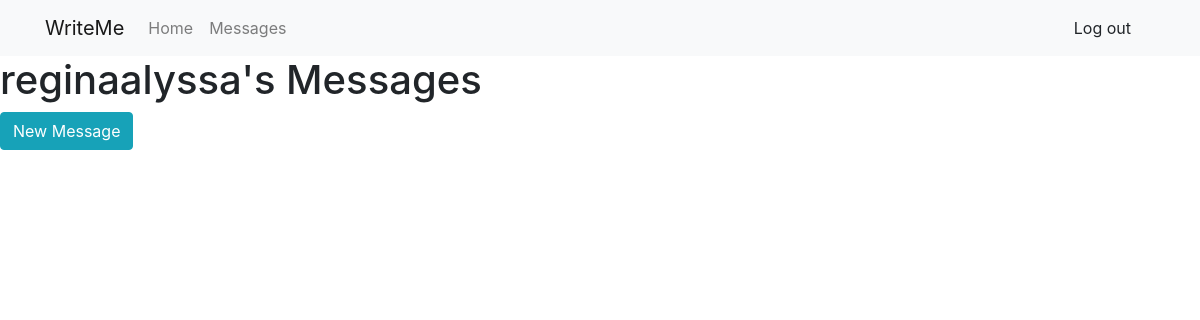
/messages/ (signed in), run on an earlier commit of the app's database.
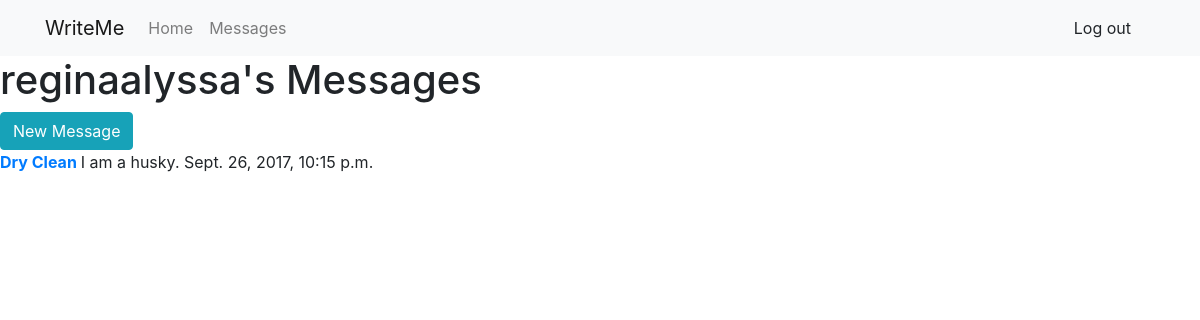
And on a later commit of the database.
### messaging/models.py (models this page shows)
class Message(models.Model):
    conversation = models.ForeignKey(Conversation)
    sender = models.ForeignKey(User)
    message = models.TextField()
    timestamp = models.DateTimeField(auto_now_add=True)
    unread_flag = models.BooleanField(default=True)

class Conversation(models.Model):
    user1 = models.ForeignKey(User, related_name='%(class)s_1')
    user2 = models.ForeignKey(User, related_name='%(class)s_2')

### messaging/views.py (the view)
class RecentMessagesListView(LoginRequiredMixin, ListView):
    template_name = "messaging/index.html"
    context_object_name = 'latest_conversation_messages_list'
    def get_queryset(self):
        conversation_list = Conversation.objects.filter(Q(user1=self.request.user) | Q(user2=self.request.user))
        latest_conversation_messages_list = []
        for conversation in conversation_list:
            latest_conversation_messages_list.append(Message.objects.filter(conversation=conversation).latest('timestamp'))
            latest_conversation_messages_list.sort(key=lambda x: x.timestamp, reverse=True)
        return latest_conversation_messages_list

### messaging/templatetags/messaging_tags.py (called while the page is built)
@register.filter
def limit_char_50(string):
    if len(string) > 50:
        return string[:50] + "..."
    return string

### messaging/templates/messaging/index.html
{% extends "base.html" %}
{% load messaging_tags %}
{% block content %}
    <h1>{{ user.username }}'s Messages</h1>
    <a href="{% url 'messaging:new' %}" class="btn btn-info">New Message</a><br>
    {% for item in latest_conversation_messages_list %}
        <p>
        {% if item.unread_flag == True %}
            <span class="text-bold">
        {% endif %}
            {% if user.username != item.conversation.user1.username %}
                <a href="{% url 'messaging:conversation' item.conversation.user1.username %}">
                    {{ item.conversation.user1.first_name }} {{ item.conversation.user1.last_name }}
                </a>
            {% else %}
                <a href="{% url 'messaging:conversation' item.conversation.user2.username %}">
                    {{ item.conversation.user2.first_name }} {{ item.conversation.user2.last_name }}
                </a>
            {% endif %}
            {% if item.unread_flag == True %}
            </span>
        {% endif %}
        {{ item.message|limit_char_50 }}
        {{ item.timestamp }}
        </p>
        <br>
    {% endfor %}
{% endblock %}

What changed in the data, as far as the page shows it:
added Message: conversation.user1.first_name "Dry", conversation.user1.last_name "Clean", message|limit_char_50 "I am a husky.", timestamp "Sept. 26, 2017, 10:15 p.m."
